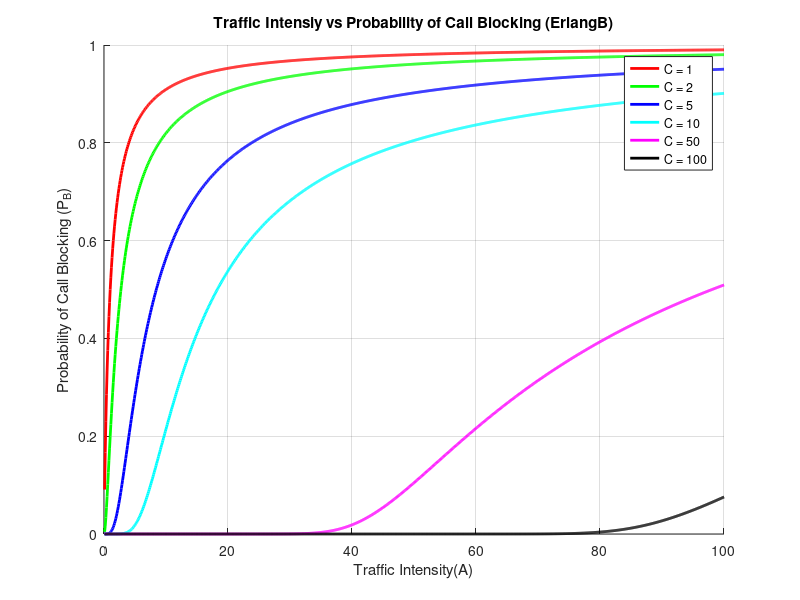

The MATLAB source for this figure:
%Range of Traffic offered (A) in Erlangs
A_values = 0.1:0.1:100;
%Number of trunked channels (C)
C_values = [1, 2, 5, 10, 50, 100];
%Function for Erlang B Blocking Probability
function P_B = erlangB(A,C)
numerator = A^C/factorial(C);
denominator=sum(arrayfun(@(k)A^k/factorial(k),0:C));
P_B = numerator / denominator;
end
%Intialize matrix to store blocking probabilities
blocking_probabilities = zeros(length(A_values),length(C_values));
%Compute blocking probabilities for each combination of A and C
for i =1:length(A_values)
A = A_values(i);
for j =1:length(C_values)
C = C_values(j);
blocking_probabilities(i,j)=erlangB(A,C);
end
end
%Plotting
figure;
hold on;
colors=['r','g','b','c','m','k'];
legends=cell(length(C_values), 1);
for j =1:length(C_values)
plot(A_values, blocking_probabilities(:,j), 'Color', colors(j), 'LineWidth', 2);
legends{j} = sprintf('C = %d',C_values(j));
end
xlabel('Traffic Intensity(A)');
ylabel('Probability of Call Blocking (P_B)');
title('Traffic Intensiy vs Probability of Call Blocking (ErlangB)');
legend(legends);
grid on;
hold off;
